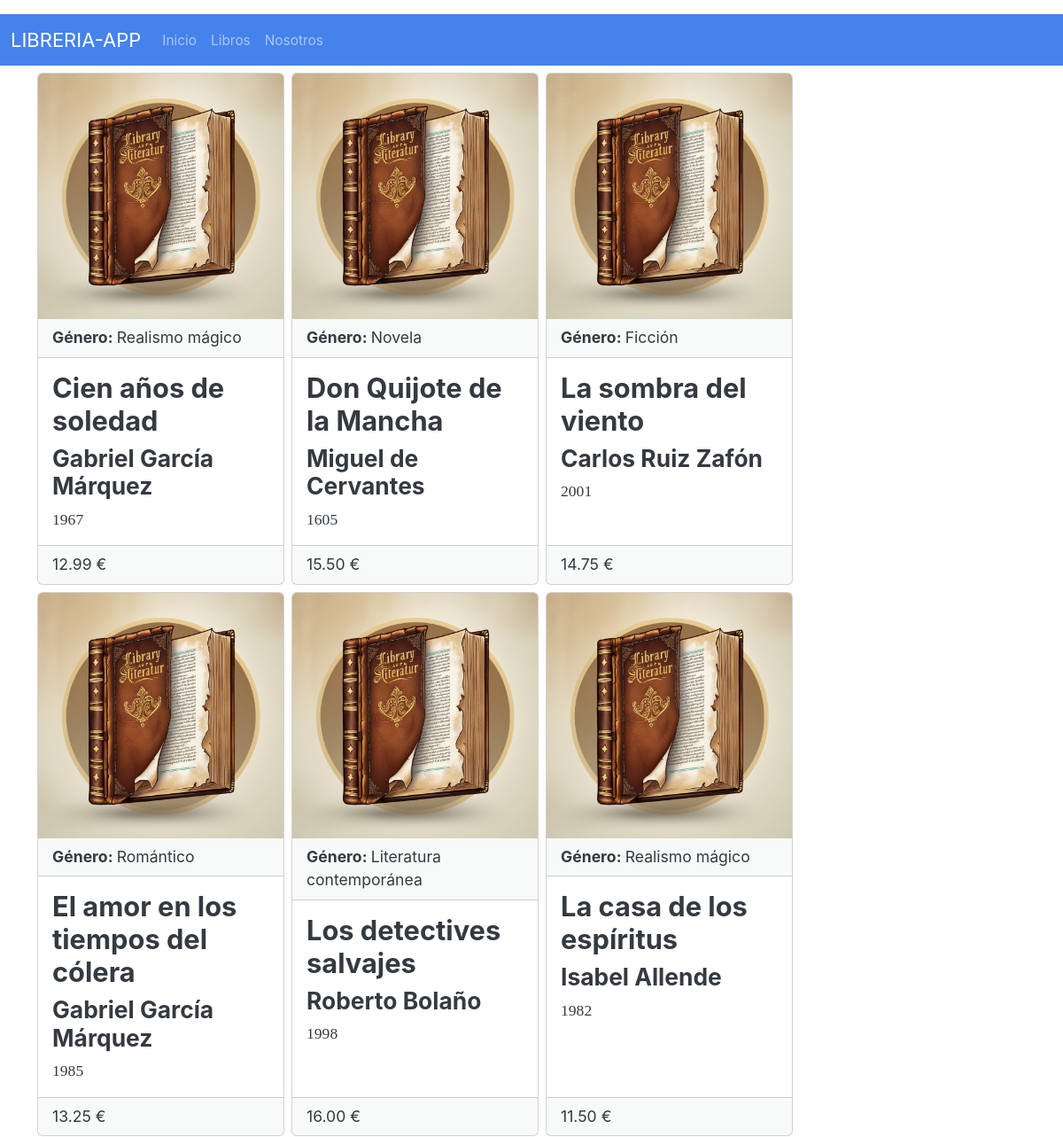
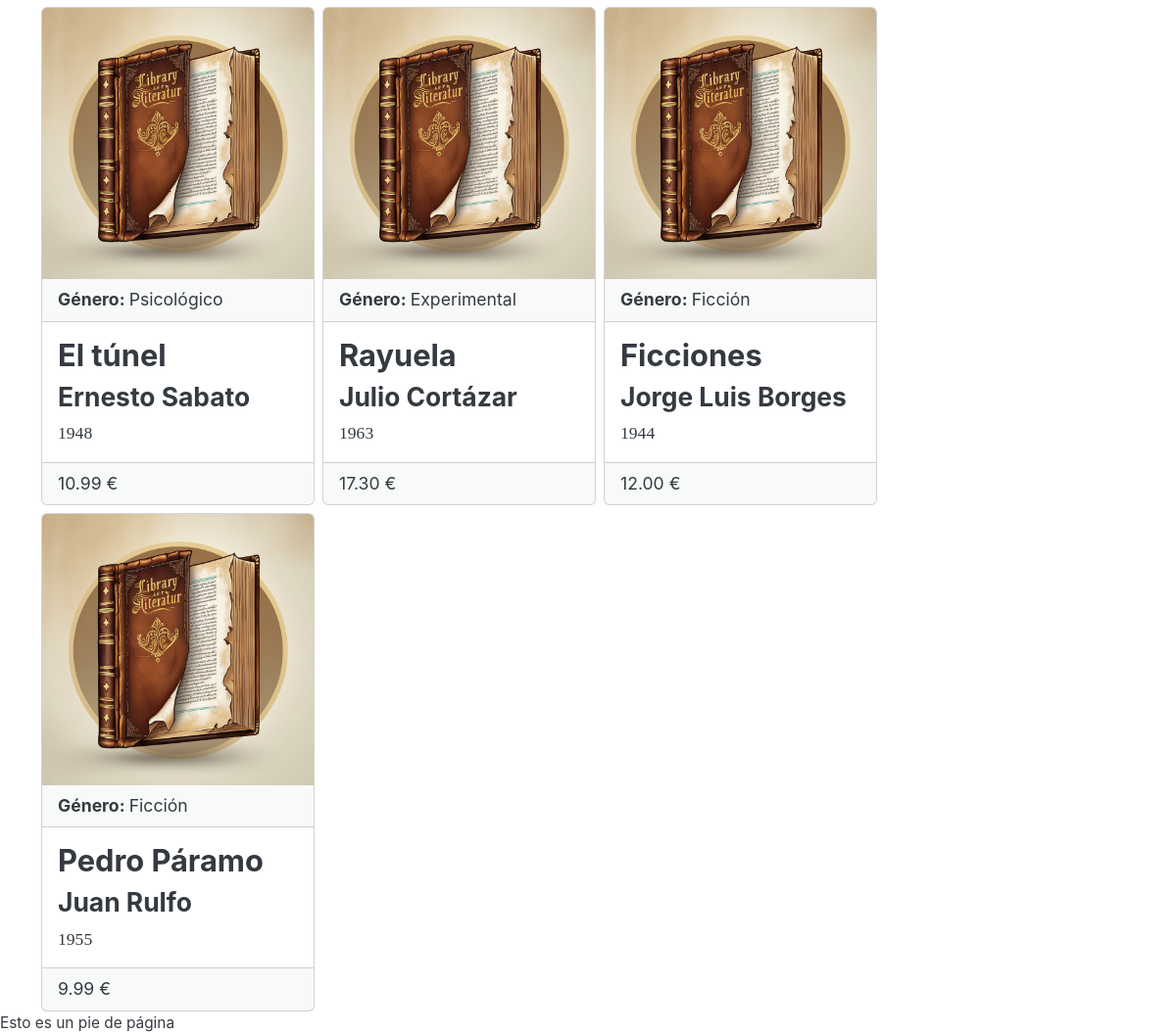
The app's page /libros.php with its own data (2 pictures, top to bottom).
### tables this page shows
CREATE TABLE libros (
    `id` int NOT NULL PRIMARY KEY AUTO_INCREMENT,
    `titulo` varchar(255) NOT NULL,
    `autor` varchar(255) NOT NULL,
    `genero` varchar(50),
    `anio_publicacion` int,
    `precio` decimal(10, 2),
    `imagen` varchar(255) DEFAULT 'avatar-libro.jpg',
    `created_at` timestamp DEFAULT CURRENT_TIMESTAMP
);

### libros.php (the view, shortened to what this page needs)
<?php
include 'admin/config/db.php';
$query = 'SELECT * FROM libros';
$sentenciaSQL = $conexion->prepare($query);
try {
  $sentenciaSQL->execute();
} catch (PDOException $th) {
  echo "Error: " . $th->getMessage();
}
$listaLibros = $sentenciaSQL->fetchAll(PDO::FETCH_ASSOC);
?>
<!DOCTYPE html>
<html lang="es">
<head>
    <link rel="stylesheet" href="css/bootstrap.min.css">
</head>
<body>
    <?php include './templates/header.php'; ?>
    <main class="container col-12 flex-row d-flex gap-2 flex-wrap mt-2">
        <?php foreach ($listaLibros as $libro) : ?>
        <div class="card col-3">
            <img class="card-img-top" src="img/<?= $libro['imagen'] ?>" alt="Title" />
            <div class="card-header"><strong>Género: </strong><?= $libro['genero'] ?> </div>
            <div class="card-body">
                <h3 class="card-title"><?= $libro['titulo'] ?></h3>
                <h4 class="card-title"><?= $libro['autor'] ?></h4>
                <p class="card-text"><?= $libro['anio_publicacion'] ?></p>
            </div>
            <div class="card-footer"><?= $libro['precio'] ?> €</div>
        </div>
        <?php endforeach; ?>
    </main>
    <?php include './templates/footer.php'; ?>
</body>
</html>

### templates/header.php (shortened to what this page needs)
<header>
  <nav class="navbar navbar-expand-lg bg-primary" data-bs-theme="dark">
    <div class="container-fluid">
      <a class="navbar-brand" href="#">LIBRERIA-APP</a>
      <div class="collapse navbar-collapse" id="navbarColor01">
        <ul class="navbar-nav me-auto">
          <li class="nav-item">
            <a class="nav-link" href="index.php">Inicio
            </a>
          </li>
          <li class="nav-item">
            <a class="nav-link" href="libros.php">Libros</a>
          </li>
          <li class="nav-item">
            <a class="nav-link" href="nosotros.php">Nosotros</a>
          </li>
        </ul>
      </div>
    </div>
  </nav>
</header>

### templates/footer.php
<footer class="">
  Esto es un pie de página
</footer>

### records on screen
libros: imagen (picture), genero "Realismo mágico", titulo "Cien años de soledad", autor "Gabriel García Márquez", anio_publicacion "1967", precio "12.99"
libros: imagen (picture), genero "Novela", titulo "Don Quijote de la Mancha", autor "Miguel de Cervantes", anio_publicacion "1605", precio "15.50"
libros: imagen (picture), genero "Ficción", titulo "La sombra del viento", autor "Carlos Ruiz Zafón", anio_publicacion "2001", precio "14.75"
libros: imagen (picture), genero "Romántico", titulo "El amor en los tiempos del cólera", autor "Gabriel García Márquez", anio_publicacion "1985", precio "13.25"
libros: imagen (picture), genero "Literatura contemporánea", titulo "Los detectives salvajes", autor "Roberto Bolaño", anio_publicacion "1998", precio "16.00"
libros: imagen (picture), genero "Realismo mágico", titulo "La casa de los espíritus", autor "Isabel Allende", anio_publicacion "1982", precio "11.50"
libros: imagen (picture), genero "Psicológico", titulo "El túnel", autor "Ernesto Sabato", anio_publicacion "1948", precio "10.99"
libros: imagen (picture), genero "Experimental", titulo "Rayuela", autor "Julio Cortázar", anio_publicacion "1963", precio "17.30"
libros: imagen (picture), genero "Ficción", titulo "Ficciones", autor "Jorge Luis Borges", anio_publicacion "1944", precio "12.00"
libros: imagen (picture), genero "Ficción", titulo "Pedro Páramo", autor "Juan Rulfo", anio_publicacion "1955", precio "9.99"
